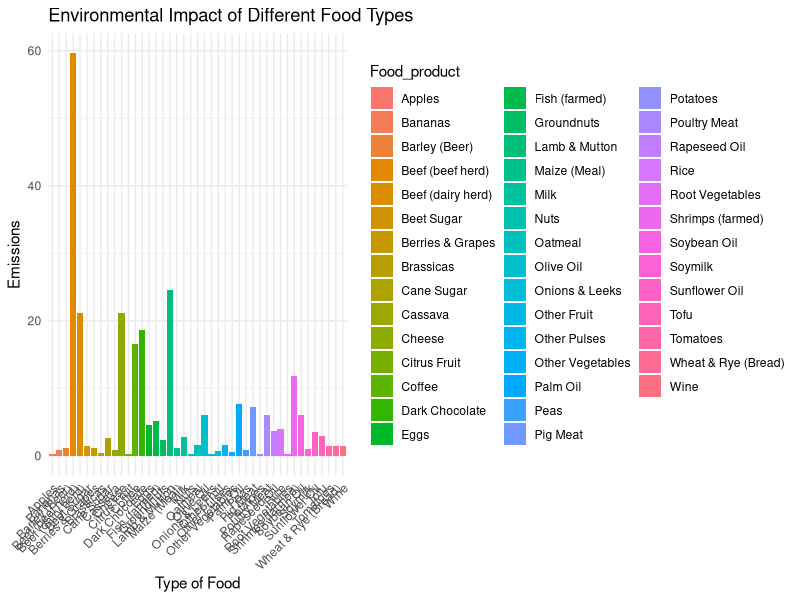

This chart was generated by the following R code:
## ---- chunk 1
#| label: setup
# Run the following commands to load the libraries.
library(ggplot2)
library(dplyr)
library(tidyverse)
## ---- chunk 2
# I downloaded the dataset from Kaggle and loaded it into my R environment. Once the data is loaded, I create a plot to visualize the relationship between types of food and their negative impact on the environment.

#| label: plot
# Load the dataset
data <- read.csv("data/Food_Production.csv")
# Explore the dataset
# str(data)

# Data manipulation
# Depending on the structure of my dataset, I manipulated it to get it in the right format for plotting. Group by food type and get mean values of "Total emissions" and "The land used".
summary_data <- data %>%
  group_by(Food_product) %>%
  summarize(
    avg_emissions = mean(Total_emissions, na.rm = TRUE),
    avg_land_use = mean("Land use per 100g protein (m² per 100g protein)", na.rm = TRUE)
  )

# Plotting the data
# Use ggplot2 to create a plot showing the relationship between food types and their negative environmental impact.
ggplot(data, aes(x = Food_product, y = Total_emissions, fill = Food_product)) +
  geom_bar(stat = "identity") +
  theme_minimal() +
  labs(
    title = "Environmental Impact of Different Food Types",
    x = "Type of Food",
    y = "Emissions"
  ) +
  theme(axis.text.x = element_text(angle = 45, hjust = 1))
